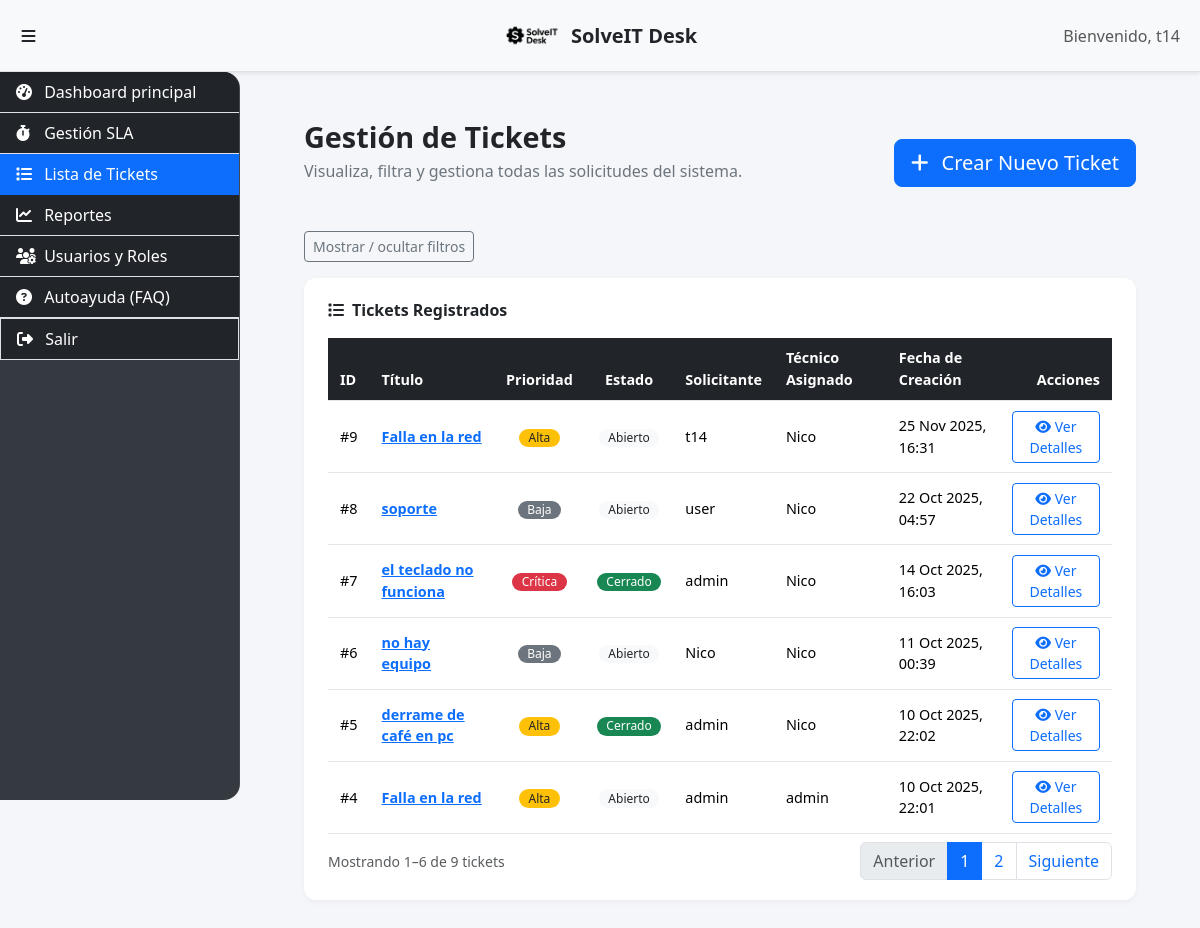
Page /tickets/ (signed in) on the earlier database version.
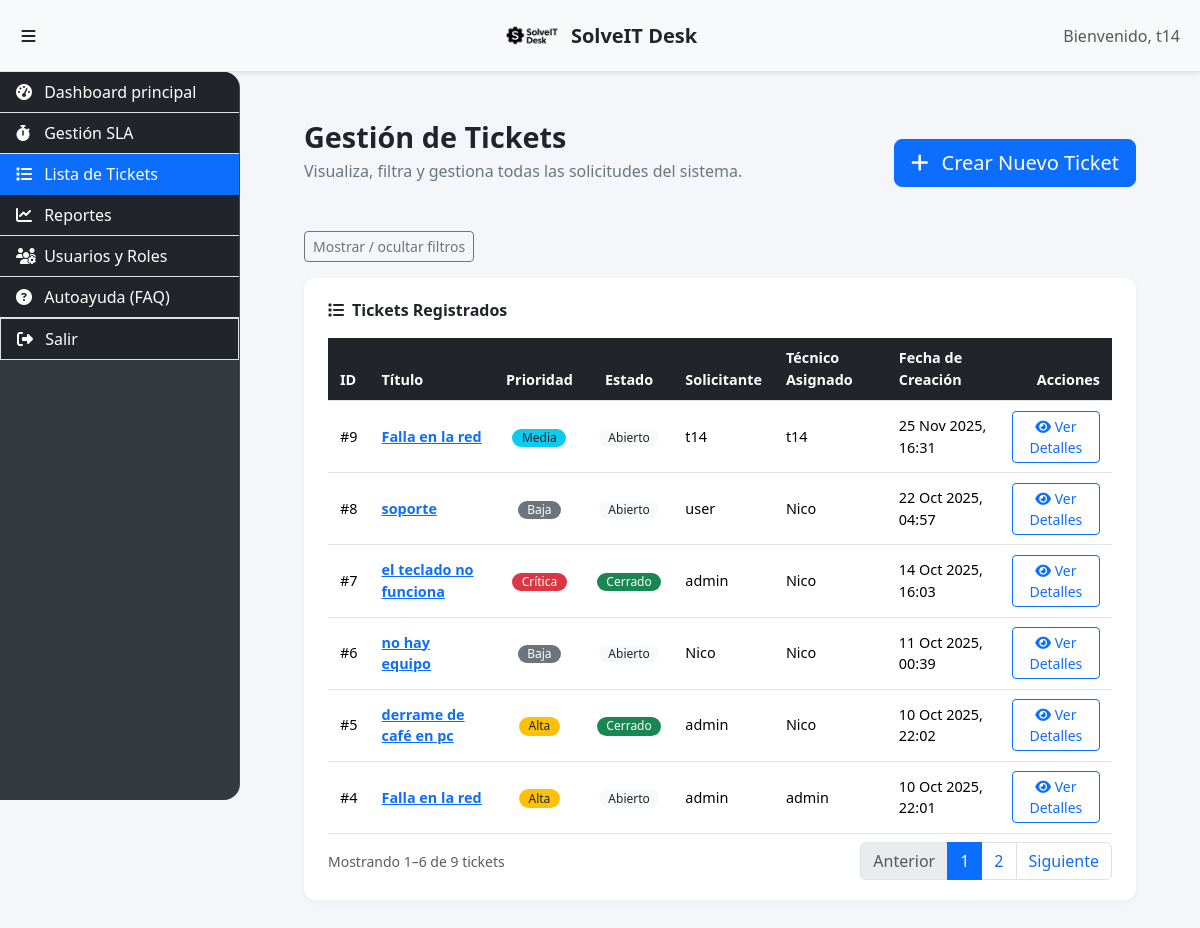
Same page on the later database version.
### soporte/models.py (models this page shows, shortened)
class Ticket(models.Model):
    AREA_CHOICES = [
        ('finanzas', 'Finanzas'),
        ('rrhh', 'Recursos Humanos (RRHH)'),
        ('ventas', 'Ventas'),
        ('marketing', 'Marketing'),
        ('produccion', 'Producción/Operaciones'),
        ('ti', 'Tecnología de la Información (TI)'),
        ('general', 'General/Administración'),
    ]
    CATEGORIA_CHOICES = [
        ('soporte', 'Soporte Técnico'),
        ('consulta', 'Consulta'),
        ('incidencia', 'Incidencia'),
        ('solicitud', 'Solicitud'),
    ]
    TIPO_CHOICES = [
        ('incidencia', 'Incidencia'),
        ('solicitud', 'Solicitud'),
    ]
    ESTADO_CHOICES = [
        ('abierto', 'Abierto'),
        ('progreso', 'En Progreso'),
        ('resuelto', 'Resuelto'),
        ('cerrado', 'Cerrado'),
    ]
    SLA_ESTADO_PENDIENTE = 'pendiente'
    SLA_ESTADO_VENCIDO = 'vencido'
    SLA_ESTADO_CUMPLIDO = 'cumplido'
    SLA_ESTADO_SIN_REGLA = 'sin_regla'
    SLA_ESTADO_CHOICES = [
        (SLA_ESTADO_PENDIENTE, 'Pendiente'),
        (SLA_ESTADO_VENCIDO, 'Vencido'),
        (SLA_ESTADO_CUMPLIDO, 'Cumplido'),
        (SLA_ESTADO_SIN_REGLA, 'Sin regla'),
    ]
    titulo = models.CharField(max_length=200)
    descripcion = models.TextField()
    solicitante = models.ForeignKey(User, on_delete=models.CASCADE, related_name="tickets")
    tecnico_asignado = models.ForeignKey(
        User,
        on_delete=models.SET_NULL,
        null=True,
        blank=True,
        related_name="tickets_asignados",
    )
    categoria = models.CharField(max_length=50, choices=CATEGORIA_CHOICES, default='soporte')
    prioridad = models.ForeignKey(
        Prioridad,
        on_delete=models.PROTECT,
        related_name="tickets",
        verbose_name="Prioridad",
    )
    estado = models.CharField(max_length=20, choices=ESTADO_CHOICES, default='abierto')
    tipo_ticket = models.CharField(
        max_length=20,
        choices=TIPO_CHOICES,
        default='incidencia',
        verbose_name="Tipo de Ticket",
    )
    area_funcional = models.CharField(
        max_length=20,
        choices=AREA_CHOICES,
        default='general',
        verbose_name="Área Solicitante",
    )
    fecha_creacion = models.DateTimeField(auto_now_add=True)
    fecha_actualizacion = models.DateTimeField(auto_now=True)
    fecha_cierre = models.DateTimeField(null=True, blank=True)
    tiempo_resolucion = models.DurationField(
        null=True,
        blank=True,
        verbose_name="Tiempo de Resolución",
    )
    fecha_compromiso_respuesta = models.DateTimeField(
        null=True,
        blank=True,
        verbose_name="Compromiso de respuesta",
    )
    estado_sla = models.CharField(
        max_length=20,
        choices=SLA_ESTADO_CHOICES,
        default=SLA_ESTADO_SIN_REGLA,
        verbose_name="Estado del SLA",
    )

class Prioridad(models.Model):
    clave = models.SlugField(
        max_length=50,
        unique=True,
        verbose_name="Identificador",
        help_text=(
            "Nombre corto sin espacios usado internamente para referirse a la prioridad. "
            "Por ejemplo: 'baja', 'media', 'alta'."
        ),
    )
    nombre = models.CharField(max_length=100, unique=True, verbose_name="Nombre")
    minutos_resolucion = models.PositiveIntegerField(
        verbose_name="Tiempo objetivo (minutos)",
        help_text="Tiempo máximo estimado para resolver un ticket con esta prioridad.",
    )
    orden = models.PositiveIntegerField(
        default=0,
        verbose_name="Orden",
        help_text="Se utiliza para ordenar las prioridades en los listados.",
    )
    class Meta:
        ordering = ["orden", "nombre"]
        verbose_name = "Prioridad de SLA"
        verbose_name_plural = "Prioridades de SLA"

### soporte/views.py (the view)
# urls.py: path("tickets/", views.home, name="home_tickets"),
@login_required
def home(request):
    tickets_list = Ticket.objects.all()
    if not request.user.is_staff:
        tickets_list = tickets_list.filter(solicitante=request.user)
    estado_filter = request.GET.get('estado')
    if estado_filter:
        tickets_list = tickets_list.filter(estado=estado_filter)
    prioridad_filter = request.GET.get('prioridad')
    if prioridad_filter:
        tickets_list = tickets_list.filter(prioridad__clave=prioridad_filter)
    tecnico_filter = request.GET.get('tecnico')
    if request.user.is_staff and tecnico_filter:
        tickets_list = tickets_list.filter(tecnico_asignado__username=tecnico_filter)
    search_query = request.GET.get('search') or request.GET.get('q')
    if search_query:
        tickets_list = tickets_list.filter(Q(titulo__icontains=search_query) | Q(descripcion__icontains=search_query))
    tickets = tickets_list.select_related('prioridad', 'solicitante', 'tecnico_asignado')
    sort = request.GET.get('sort')
    direction = request.GET.get('dir', 'asc')
    sort_map = {
        'prioridad': 'prioridad__orden',
        'estado': 'estado',
        'solicitante': 'solicitante__username',
        'tecnico': 'tecnico_asignado__username',
        'fecha_creacion': 'fecha_creacion',
    }
    if sort in sort_map:
        order_field = sort_map[sort]
        if direction == 'desc':
            order_field = '-' + order_field
        tickets = tickets.order_by(order_field, '-fecha_creacion')
    else:
        tickets = tickets.order_by('-fecha_creacion')
    page = request.GET.get('page', 1)
    paginator = Paginator(tickets, PAGE_SIZE_TICKETS)
    try:
        page_obj = paginator.page(page)
    except PageNotAnInteger:
        page_obj = paginator.page(1)
    except EmptyPage:
        page_obj = paginator.page(paginator.num_pages or 1)
    base_querydict = request.GET.copy()
    for param in ['sort', 'dir']:
        if param in base_querydict:
            base_querydict.pop(param)
    base_query = base_querydict.urlencode()
    params = request.GET.copy()
    params.pop('page', None)
    preserve_qs = params.urlencode()
    context = {
        "tickets": page_obj.object_list,
        "estados": Ticket.ESTADO_CHOICES,
        "prioridades": Prioridad.objects.order_by("orden", "nombre"),
        "tecnicos": User.objects.filter(is_staff=True),
        "selected_estado": estado_filter,
        "selected_prioridad": prioridad_filter,
        "selected_tecnico": tecnico_filter,
        "search_query": search_query,
        "sort": sort,
        "dir": direction,
        "direction": direction,
        "base_query": base_query,
        "page_obj": page_obj,
        "paginator": paginator,
        "is_paginated": page_obj.has_other_pages(),
        "preserve_qs": preserve_qs,
    }
    return render(request, "soporte/home.html", context)

### soporte/templates/soporte/home.html (shortened to what the changed rows need)
{% extends 'soporte/base.html' %}
{% load widget_tweaks sort_tags %}
{% block content %}
<div class="main-container">
    <div class="d-flex justify-content-between align-items-center mb-4">
        <div>
            <h1 class="page-title">Gestión de Tickets</h1>
        </div>
    </div>
    <div class="card-custom">
        <div class="table-responsive mt-3">
            <table class="table table-custom table-hover align-middle mb-0">
                    <thead class="table-dark">
                        <tr>
                            <th scope="col">ID</th>
                            <th scope="col">Título</th>
                            <th scope="col" class="text-center">
                                <a class="text-white text-decoration-none" href="?sort=prioridad&dir={% if sort == 'prioridad' and dir == 'asc' %}desc{% else %}asc{% endif %}">Prioridad</a>
                            </th>
                            <th scope="col" class="text-center">
                                <a class="text-white text-decoration-none" href="?sort=estado&dir={% if sort == 'estado' and dir == 'asc' %}desc{% else %}asc{% endif %}">Estado</a>
                            </th>
                            <th scope="col">
                                <a class="text-white text-decoration-none" href="?sort=solicitante&dir={% if sort == 'solicitante' and dir == 'asc' %}desc{% else %}asc{% endif %}">Solicitante</a>
                            </th>
                            <th scope="col">
                                <a class="text-white text-decoration-none" href="?sort=tecnico&dir={% if sort == 'tecnico' and dir == 'asc' %}desc{% else %}asc{% endif %}">Técnico Asignado</a>
                            </th>
                            <th scope="col">
                                <a class="text-white text-decoration-none" href="?sort=fecha_creacion&dir={% if sort == 'fecha_creacion' and dir == 'asc' %}desc{% else %}asc{% endif %}">Fecha de Creación</a>
                            </th>
                            <th scope="col" class="text-end">Acciones</th>
                        </tr>
                    </thead>
                    <tbody>
                        {% for ticket in page_obj %}
                        <tr>
                            <td>#{{ ticket.id }}</td>
                            <td>
                                <a href="{% url 'detalle_ticket' ticket.id %}"><strong>{{ ticket.titulo }}</strong></a>
                            </td>
                            <td class="text-center">
                                {% with clave=ticket.prioridad.clave %}
                                    {% if clave == 'critica' %}
                                        <span class="badge rounded-pill bg-danger">{{ ticket.prioridad.nombre }}</span>
                                    {% elif clave == 'alta' %}
                                        <span class="badge rounded-pill bg-warning text-dark">{{ ticket.prioridad.nombre }}</span>
                                    {% elif clave == 'media' %}
                                        <span class="badge rounded-pill bg-info text-dark">{{ ticket.prioridad.nombre }}</span>
                                    {% elif clave == 'baja' %}
                                        <span class="badge rounded-pill bg-secondary">{{ ticket.prioridad.nombre }}</span>
                                    {% else %}
                                        <span class="badge rounded-pill bg-primary">{{ ticket.prioridad.nombre }}</span>
                                    {% endif %}
                                {% endwith %}
                            </td>
                            <td class="text-center">
                                {% if ticket.estado == 'cerrado' or ticket.estado == 'resuelto' %}
                                    <span class="badge rounded-pill bg-success">{{ ticket.get_estado_display }}</span>
                                {% elif ticket.estado == 'progreso' %}
                                    <span class="badge rounded-pill bg-primary">{{ ticket.get_estado_display }}</span>
                                {% else %}
                                    <span class="badge rounded-pill bg-light text-dark">{{ ticket.get_estado_display }}</span>
                                {% endif %}
                            </td>
                            <td>{{ ticket.solicitante.username }}</td>
                            <td>{{ ticket.tecnico_asignado.username|default:"-" }}</td>
                            <td>{{ ticket.fecha_creacion|date:"d M Y, H:i" }}</td>
                            <td class="text-end">
                                <a href="{% url 'detalle_ticket' ticket.id %}" class="btn btn-sm btn-outline-primary">
                                    <i class="fas fa-eye"></i> Ver Detalles
                                </a>
                            </td>
                        </tr>
                        {% endfor %}
                    </tbody>
                </table>
            </div>
        </div>
    </div>
</div>
{% endblock %}

Differences in the rows shown:
changed Ticket id 9: tecnico_asignado.username "Nico" → "t14"; prioridad.nombre "Alta" → "Media"
